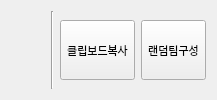
           <widget class="QWidget" name="thirdMenu">
            <property name="sizePolicy">
             <sizepolicy hsizetype="Preferred" vsizetype="Minimum">
              <horstretch>0</horstretch>
              <verstretch>0</verstretch>
             </sizepolicy>
            </property>
            <layout class="QHBoxLayout">
             <item>
              <spacer name="horizontalSpacer_3">
               <property name="orientation">
                <enum>Qt::Horizontal</enum>
               </property>
               <property name="sizeHint" stdset="0">
                <size>
                 <width>40</width>
                 <height>20</height>
                </size>
               </property>
              </spacer>
             </item>
             <item>
              <widget class="Line" name="line_3">
               <property name="orientation">
                <enum>Qt::Vertical</enum>
               </property>
              </widget>
             </item>
             <item>
              <widget class="QToolButton" name="clipboradButton">
               <property name="minimumSize">
                <size>
                 <width>60</width>
                 <height>60</height>
                </size>
               </property>
               <property name="font">
                <font>
                 <pointsize>8</pointsize>
                </font>
               </property>
               <property name="text">
                <string>클립보드복사</string>
               </property>
               <property name="icon">
                <iconset>
                 <normaloff>clipboard.png</normaloff>clipboard.png</iconset>
               </property>
               <property name="iconSize">
                <size>
                 <width>32</width>
                 <height>32</height>
                </size>
               </property>
               <property name="toolButtonStyle">
                <enum>Qt::ToolButtonTextUnderIcon</enum>
               </property>
              </widget>
             </item>
             <item>
              <widget class="QToolButton" name="randomTeamButton2">
               <property name="minimumSize">
                <size>
                 <width>60</width>
                 <height>60</height>
                </size>
               </property>
               <property name="font">
                <font>
                 <pointsize>8</pointsize>
                </font>
               </property>
               <property name="text">
                <string>랜덤팀구성</string>
               </property>
               <property name="icon">
                <iconset>
                 <normaloff>random.png</normaloff>random.png</iconset>
               </property>
               <property name="iconSize">
                <size>
                 <width>32</width>
                 <height>32</height>
                </size>
               </property>
               <property name="toolButtonStyle">
                <enum>Qt::ToolButtonTextUnderIcon</enum>
               </property>
              </widget>
             </item>
            </layout>
            <zorder>clipboradButton</zorder>
            <zorder>line_3</zorder>
            <zorder>randomTeamButton2</zorder>
           </widget>
